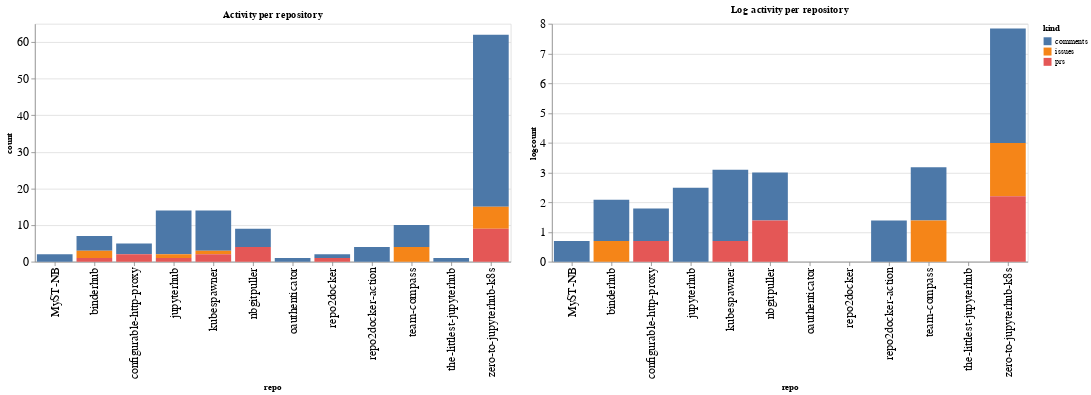

The notebook cell saved with this chart:
### Code cell
ch1 = alt.Chart(repo_summaries, width=600, title="Activity per repository").mark_bar().encode(
    x='repo',
    y='count',
    color='kind',
    tooltip="kind"
)

ch2 = alt.Chart(repo_summaries, width=600, title="Log activity per repository").mark_bar().encode(
    x='repo',
    y='logcount',
    color='kind',
    tooltip="kind"
)

ch1 | ch2

### Figure 1 — Vega-Lite specification as saved in the notebook (floating-point values rounded to 4 significant figures)
{"config": {"axisLeft": {"labelFontSize": 15}, "axisBottom": {"labelFontSize": 15}}, "hconcat": [{"mark": "bar", "encoding": {"color": {"type": "nominal", "field": "kind"}, "tooltip": {"type": "nominal", "field": "kind"}, "x": {"type": "nominal", "field": "repo"}, "y": {"type": "quantitative", "field": "count"}}, "title": "Activity per repository", "width": 600}, {"mark": "bar", "encoding": {"color": {"type": "nominal", "field": "kind"}, "tooltip": {"type": "nominal", "field": "kind"}, "x": {"type": "nominal", "field": "repo"}, "y": {"type": "quantitative", "field": "logcount"}}, "title": "Log activity per repository", "width": 600}], "data": {"name": "data-2e68d17bd1ea757b97f811dbbeda938f"}, "$schema": "https://vega.github.io/schema/vega-lite/v4.8.1.json", "datasets": {"data-2e68d17bd1ea757b97f811dbbeda938f": [{"repo": "MyST-NB", "kind": "comments", "count": 2, "logcount": 0.6931}, {"repo": "binderhub", "kind": "comments", "count": 4, "logcount": 1.386}, {"repo": "binderhub", "kind": "issues", "count": 2, "logcount": 0.6931}, {"repo": "binderhub", "kind": "prs", "count": 1, "logcount": 0.0}, {"repo": "configurable-http-proxy", "kind": "comments", "count": 3, "logcount": 1.099}, {"repo": "configurable-http-proxy", "kind": "prs", "count": 2, "logcount": 0.6931}, {"repo": "jupyterhub", "kind": "comments", "count": 12, "logcount": 2.485}, {"repo": "jupyterhub", "kind": "issues", "count": 1, "logcount": 0.0}, {"repo": "jupyterhub", "kind": "prs", "count": 1, "logcount": 0.0}, {"repo": "kubespawner", "kind": "comments", "count": 11, "logcount": 2.398}, {"repo": "kubespawner", "kind": "issues", "count": 1, "logcount": 0.0}, {"repo": "kubespawner", "kind": "prs", "count": 2, "logcount": 0.6931}, {"repo": "nbgitpuller", "kind": "comments", "count": 5, "logcount": 1.609}, {"repo": "nbgitpuller", "kind": "prs", "count": 4, "logcount": 1.386}, {"repo": "oauthenticator", "kind": "comments", "count": 1, "logcount": 0.0}, {"repo": "repo2docker", "kind": "comments", "count": 1, "logcount": 0.0}, {"repo": "repo2docker", "kind": "prs", "count": 1, "logcount": 0.0}, {"repo": "repo2docker-action", "kind": "comments", "count": 4, "logcount": 1.386}, {"repo": "team-compass", "kind": "comments", "count": 6, "logcount": 1.792}, {"repo": "team-compass", "kind": "issues", "count": 4, "logcount": 1.386}, {"repo": "the-littlest-jupyterhub", "kind": "comments", "count": 1, "logcount": 0.0}, {"repo": "zero-to-jupyterhub-k8s", "kind": "comments", "count": 47, "logcount": 3.85}, {"repo": "zero-to-jupyterhub-k8s", "kind": "issues", "count": 6, "logcount": 1.792}, {"repo": "zero-to-jupyterhub-k8s", "kind": "prs", "count": 9, "logcount": 2.197}]}}
